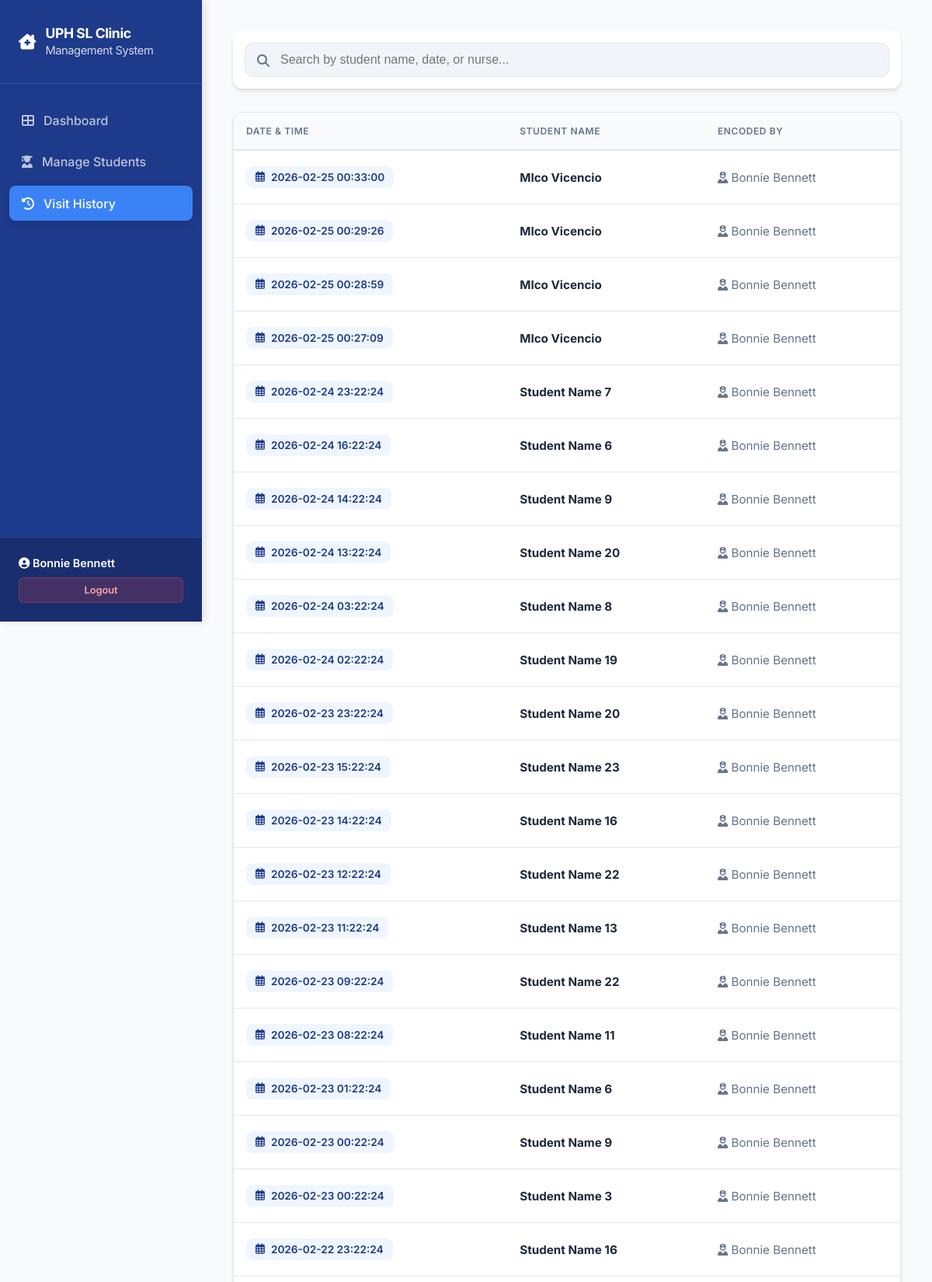
Screenshot of /visit_history (signed in, upper part) with the database file from the repository.
### tables this page shows
CREATE TABLE nurses (id INTEGER PRIMARY KEY AUTOINCREMENT, full_name TEXT, address TEXT, contact_number TEXT, username TEXT UNIQUE, password TEXT);

CREATE TABLE clinic_visits (id INTEGER PRIMARY KEY AUTOINCREMENT, student_id INTEGER, nurse_id INTEGER, temperature REAL, complaint TEXT, diagnosis TEXT, medicine TEXT, time_in TEXT, FOREIGN KEY(student_id) REFERENCES students(id), FOREIGN KEY(nurse_id) REFERENCES nurses(id));

CREATE TABLE students (id INTEGER PRIMARY KEY AUTOINCREMENT, rfid_uid TEXT UNIQUE, student_number TEXT UNIQUE, full_name TEXT, address TEXT, age INTEGER, grade TEXT, section TEXT, allergies TEXT, medical_condition TEXT, parent_name TEXT, parent_contact_number TEXT, parent_email TEXT);

### app.py (the view)
@app.route("/visit_history")
def visit_history():
    if session.get("role") != "nurse":
        return redirect(url_for("login"))
    conn = get_db()
    conn.row_factory = sqlite3.Row
    visits_rows = conn.execute("""
        SELECT
            clinic_visits.*,
            students.full_name,
            students.student_number,
            students.parent_name,
            students.parent_contact_number,
            students.parent_email,
            nurses.full_name as nurse_name
        FROM clinic_visits
        JOIN students ON clinic_visits.student_id = students.id
        LEFT JOIN nurses ON clinic_visits.nurse_id = nurses.id
        ORDER BY time_in DESC
    """).fetchall()
    visits = [dict(row) for row in visits_rows]
    nurse_id = session.get("user_id")
    nurse_row = conn.execute("SELECT * FROM nurses WHERE id=?", (nurse_id,)).fetchone()
    nurse = dict(nurse_row) if nurse_row else None
    conn.close()
    return render_template("visit_history.html", visits=visits, nurse=nurse)

### app.py (called while the page is built)
def get_db():
    conn = sqlite3.connect("clinic.db")
    conn.row_factory = sqlite3.Row
    return conn

### templates/visit_history.html (shortened to what this page needs)
<!DOCTYPE html>
<html lang="en">
<head>
    <link rel="stylesheet" href="https://cdnjs.cloudflare.com/ajax/libs/font-awesome/6.4.0/css/all.min.css">
</head>
<body>
<aside>
    <div class="sidebar-header">
        <i class="fas fa-clinic-medical fa-lg"></i>
        <h1>UPH SL Clinic<br><small style="font-weight:400; opacity:0.8;">Management System</small></h1>
    </div>
    <nav class="sidebar-nav">
        <a href="{{ url_for('nurse_dashboard') }}">
            <i class="fas fa-th-large"></i> Dashboard
        </a>
        <a href="{{ url_for('manage_students') }}">
            <i class="fas fa-user-graduate"></i> Manage Students
        </a>
        <a href="{{ url_for('visit_history') }}" class="active">
            <i class="fas fa-history"></i> Visit History
        </a>
    </nav>
    <div class="sidebar-footer">
        <div style="font-weight: 600; font-size: 0.9rem;"><i class="fas fa-user-circle"></i> {{ nurse['full_name'] }}</div>
        <a href="{{ url_for('logout') }}" class="logout-btn">Logout</a>
    </div>
</aside>
<main>
    <div class="controls">
        <div class="search-bar">
            <i class="fas fa-search"></i>
            <input type="text" id="visitSearch" placeholder="Search by student name, date, or nurse..." oninput="filterVisits()">
        </div>
    </div>
    <div class="table-wrapper">
        <table>
            <thead>
                <tr>
                    <th>Date & Time</th>
                    <th>Student Name</th>
                    <th>Encoded By</th>
                </tr>
            </thead>
            <tbody id="visitBody">
                {% for v in visits %}
                <tr class="clickable-row" onclick='showVisitDetails({{ v | tojson | safe }})'
                    data-search="{{ v['full_name'] }} {{ v['time_in'] }} {{ v['nurse_name'] }}">
                    <td><span class="time-badge"><i class="far fa-calendar-alt"></i> {{ v['time_in'] }}</span></td>
                    <td><strong>{{ v['full_name'] }}</strong></td>
                    <td><span style="color:var(--text-muted)"><i class="fas fa-user-nurse"></i> {{ v['nurse_name'] }}</span></td>
                </tr>
                {% endfor %}
            </tbody>
        </table>
    </div>
</main>
</body>
</html>

### templates/visit_history.html (style rules this page uses)
:root { --primary: #1e3a8a; --primary-light: #3b82f6; --success: #10b981; --danger: #ef4444; --warning: #f59e0b; --bg: #f8fafc; --surface: #ffffff; --text-main: #1e293b; --text-muted: #64748b; --border: #e2e8f0; --radius: 12px; --sidebar-width: 260px; --shadow: 0 4px 6px -1px rgba(0, 0, 0, 0.1), 0 2px 4px -1px rgba(0, 0, 0, 0.06); }
body { font-family: 'Inter', sans-serif; background-color: var(--bg); margin: 0; color: var(--text-main); display: flex; min-height: 100vh; }
aside { width: var(--sidebar-width); background: var(--primary); color: white; position: fixed; height: 100vh; display: flex; flex-direction: column; box-shadow: 4px 0 10px rgba(0,0,0,0.1); z-index: 1000; }
.sidebar-header { padding: 2rem 1.5rem; display: flex; align-items: center; gap: 12px; border-bottom: 1px solid rgba(255,255,255,0.1); }
.sidebar-header h1 { font-size: 1.1rem; margin: 0; font-weight: 700; letter-spacing: -0.025em; line-height: 1.2; }
.sidebar-nav { flex: 1; padding: 1.5rem 0.75rem; }
.sidebar-nav a { display: flex; align-items: center; gap: 12px; text-decoration: none; color: rgba(255,255,255,0.7); padding: 0.8rem 1rem; border-radius: 8px; margin-bottom: 8px; font-weight: 500; transition: all 0.3s ease; }
.sidebar-nav a.active { background: var(--primary-light); color: white; box-shadow: 0 4px 12px rgba(0,0,0,0.1); }
.sidebar-footer { padding: 1.5rem; background: rgba(0,0,0,0.2); border-top: 1px solid rgba(255,255,255,0.1); }
.logout-btn { display: block; margin-top: 10px; text-align: center; background: rgba(239, 68, 68, 0.2); color: #fca5a5; text-decoration: none; padding: 8px; border-radius: 6px; font-size: 0.8rem; font-weight: 600; border: 1px solid rgba(239, 68, 68, 0.3); transition: 0.3s; }
main { flex: 1; margin-left: var(--sidebar-width); padding: 2.5rem; max-width: calc(100% - var(--sidebar-width)); box-sizing: border-box; }
.controls { display: flex; gap: 20px; margin-bottom: 30px; align-items: center; background: var(--surface); padding: 15px; border-radius: var(--radius); box-shadow: var(--shadow); }
.search-bar { flex: 1; position: relative; }
.search-bar input { width: 100%; padding: 12px 12px 12px 45px; border-radius: 10px; border: 1px solid var(--border); font-size: 1rem; transition: 0.3s; background: #f1f5f9; box-sizing: border-box; }
.search-bar i { position: absolute; left: 16px; top: 15px; color: var(--text-muted); }
.table-wrapper { background: var(--surface); border-radius: var(--radius); overflow: hidden; box-shadow: var(--shadow); border: 1px solid var(--border); }
table { width: 100%; border-collapse: collapse; }
th { background: #f8fafc; color: var(--text-muted); font-weight: 600; text-transform: uppercase; font-size: 0.75rem; letter-spacing: 0.05em; padding: 1rem; border-bottom: 2px solid var(--border); text-align: left; }
td { padding: 1.25rem 1rem; border-bottom: 1px solid var(--border); font-size: 0.95rem; }
.clickable-row { transition: background 0.2s; cursor: pointer; }
.time-badge { background: #eff6ff; color: var(--primary); padding: 6px 12px; border-radius: 8px; font-size: 0.85rem; font-weight: 600; display: inline-flex; align-items: center; gap: 8px; }

### rows the page displays
nurses: full_name "Bonnie Bennett"
clinic_visits: time_in "2026-02-25 00:33:00", full_name "MIco Vicencio", nurse_name "Bonnie Bennett"
clinic_visits: time_in "2026-02-25 00:29:26", full_name "MIco Vicencio", nurse_name "Bonnie Bennett"
clinic_visits: time_in "2026-02-25 00:28:59", full_name "MIco Vicencio", nurse_name "Bonnie Bennett"
clinic_visits: time_in "2026-02-25 00:27:09", full_name "MIco Vicencio", nurse_name "Bonnie Bennett"
clinic_visits: time_in "2026-02-24 23:22:24", full_name "Student Name 7", nurse_name "Bonnie Bennett"
clinic_visits: time_in "2026-02-24 16:22:24", full_name "Student Name 6", nurse_name "Bonnie Bennett"
clinic_visits: time_in "2026-02-24 14:22:24", full_name "Student Name 9", nurse_name "Bonnie Bennett"
clinic_visits: time_in "2026-02-24 13:22:24", full_name "Student Name 20", nurse_name "Bonnie Bennett"
clinic_visits: time_in "2026-02-24 03:22:24", full_name "Student Name 8", nurse_name "Bonnie Bennett"
clinic_visits: time_in "2026-02-24 02:22:24", full_name "Student Name 19", nurse_name "Bonnie Bennett"
clinic_visits: time_in "2026-02-23 23:22:24", full_name "Student Name 20", nurse_name "Bonnie Bennett"
clinic_visits: time_in "2026-02-23 15:22:24", full_name "Student Name 23", nurse_name "Bonnie Bennett"
clinic_visits: time_in "2026-02-23 14:22:24", full_name "Student Name 16", nurse_name "Bonnie Bennett"
clinic_visits: time_in "2026-02-23 12:22:24", full_name "Student Name 22", nurse_name "Bonnie Bennett"
clinic_visits: time_in "2026-02-23 11:22:24", full_name "Student Name 13", nurse_name "Bonnie Bennett"
clinic_visits: time_in "2026-02-23 09:22:24", full_name "Student Name 22", nurse_name "Bonnie Bennett"
clinic_visits: time_in "2026-02-23 08:22:24", full_name "Student Name 11", nurse_name "Bonnie Bennett"
clinic_visits: time_in "2026-02-23 01:22:24", full_name "Student Name 6", nurse_name "Bonnie Bennett"
clinic_visits: time_in "2026-02-23 00:22:24", full_name "Student Name 9", nurse_name "Bonnie Bennett"
clinic_visits: time_in "2026-02-23 00:22:24", full_name "Student Name 3", nurse_name "Bonnie Bennett"
clinic_visits: time_in "2026-02-22 23:22:24", full_name "Student Name 16", nurse_name "Bonnie Bennett"
